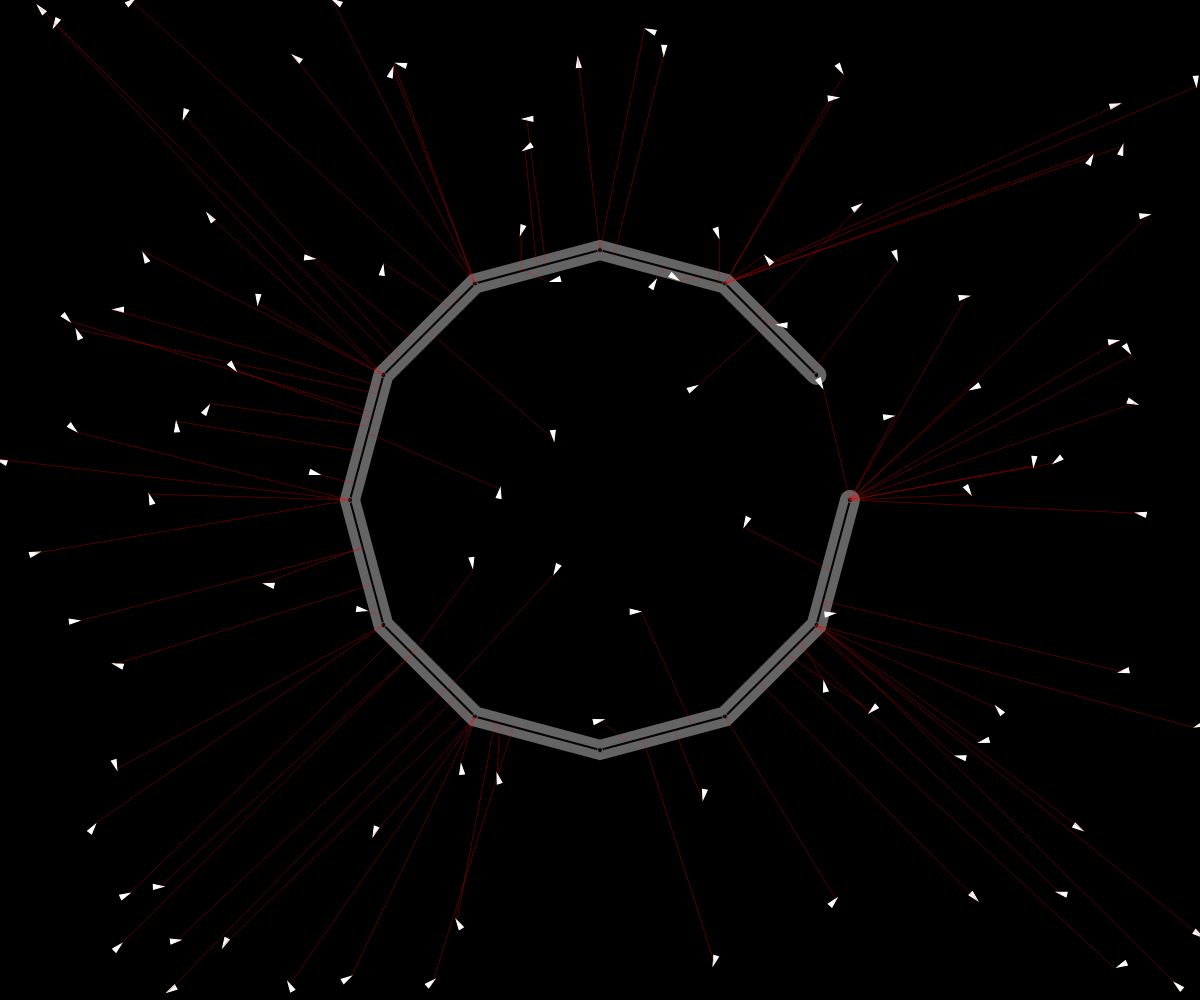
Frame 1 (no input)
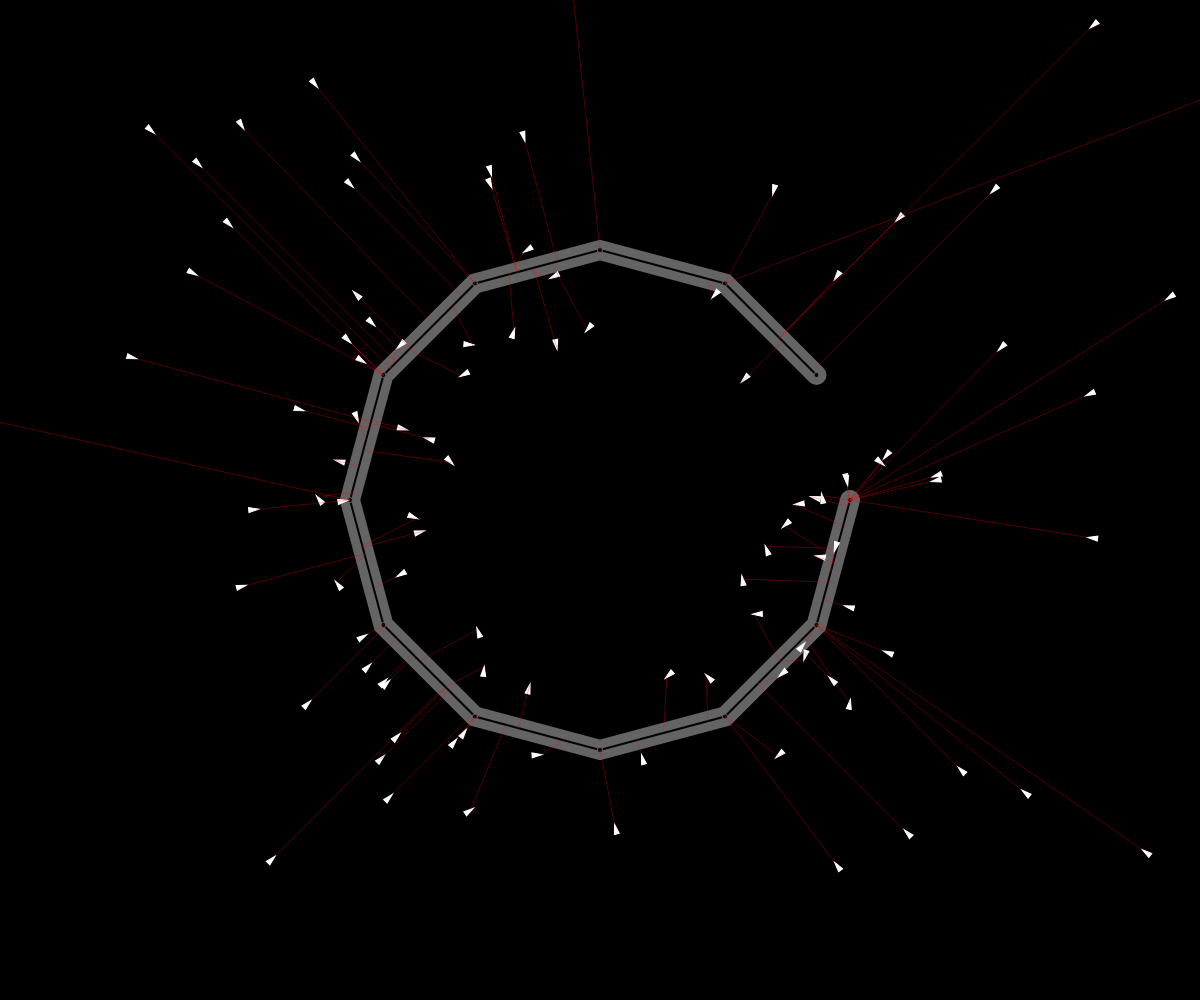
Frame 60 (no input)
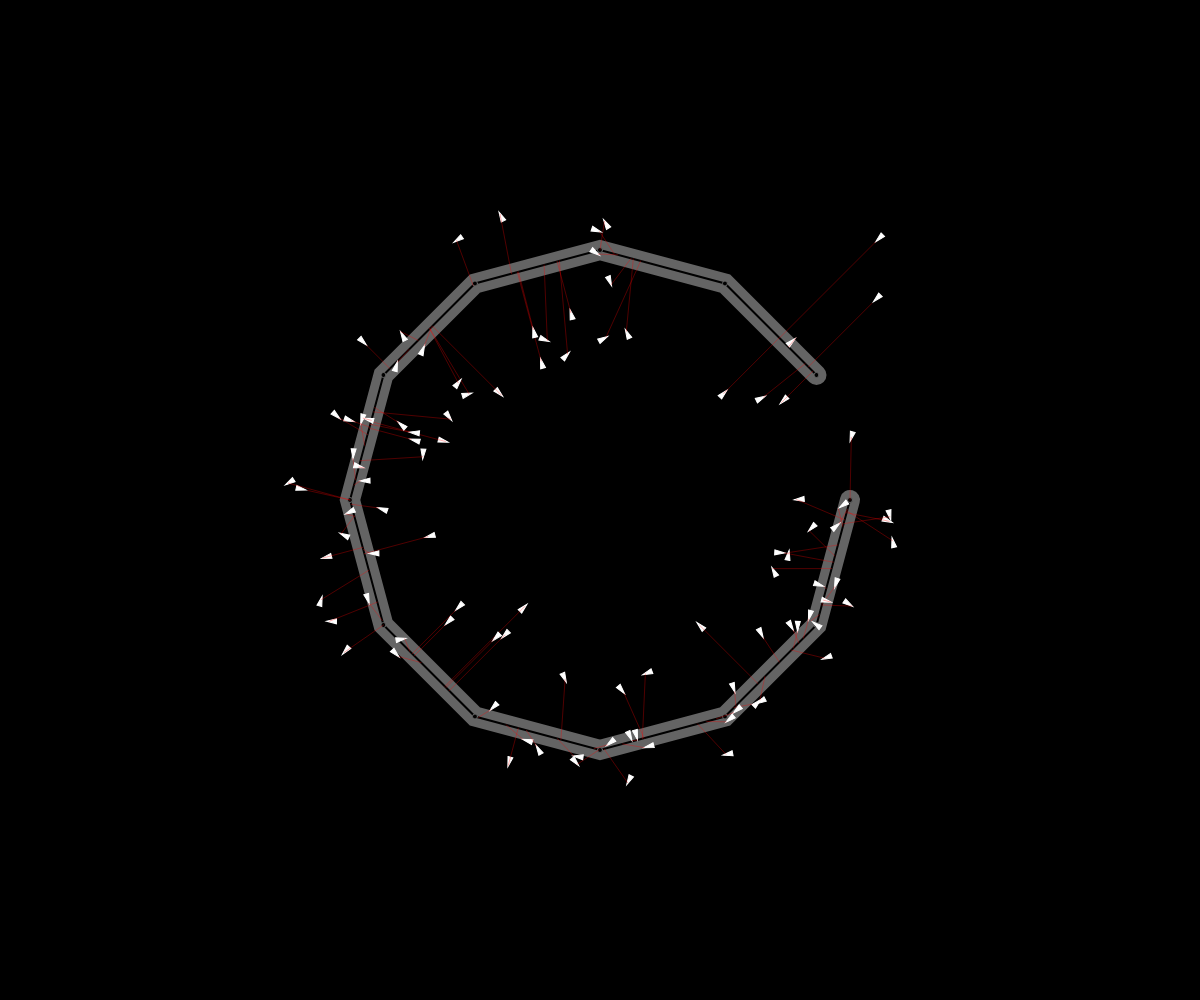
Frame 120 (the mouse pressed at the canvas centre since frame 60)

The p5.js sketch that drew these frames (run headless with seeded random() and noise() and a simulated clock; from frame 60 on, the mouse is pressed at the canvas centre):

// p5.js sketch
// ── sketch.js
var vehicles = [];
let paths ;
let MIN = innerWidth<innerHeight?innerWidth:innerHeight;
let i,x,y;
function setup() {
  createCanvas(innerWidth, innerHeight);
  angleMode(RADIANS);
  
  for(let i =0;i<MIN/10;i++){
    x = random(0,innerWidth);
    y = random(0,innerHeight);
    vehicles.push(new Vehicle(x,y))
  }
  paths = new Path(10);
  paths.path()
  document.body.addEventListener("click",()=>{
    paths.addPath(createVector(mouseX,mouseY))
  })
}

function draw() {
  background(0);
  paths.draw()
  for(i in vehicles){
    vehicles[i].update()
    vehicles[i].followPath(paths)
  }
}

// ── class.js
function normalPoint(loc,p1,p2){

    let a = p5.Vector.sub(loc,p1)
    let b = p5.Vector.sub(p2,p1)
    b.normalize();
    b.mult(a.dot(b));
    return p5.Vector.add(p1,b)
}
class Vehicle {
    constructor(x,y){
        this.pos = createVector(x,y);
        this.radius = 5;
        this.vel = p5.Vector.random2D();
        this.vel.setMag(random(1,8))
        this.acc = createVector(0,0);
        this.maxSpeed = random(5,7);
        this.maxSteer = 0.2;
    }
    applyForce(force){
        this.acc.add(force)
    }
    seek(target){
        let desire = p5.Vector.sub(target,this.pos);
        desire.normalize();
        desire.mult(this.maxSpeed);
        let steer = p5.Vector.sub(desire,this.vel);
        steer.limit(this.maxSteer);
        this.applyForce(steer)
    }
    followPath(paths){
        let predict = this.vel.copy();
        predict.normalize();
        predict.mult(20);
        predict = p5.Vector.add(this.pos,predict);
        
        let a,b,dis,normal,minNorm,minD = 1000,minPath;
        
        for(let i =0;i<paths.arr.length-1;i++){
            a = paths.arr[i];
            b = paths.arr[i+1]
            normal = normalPoint(predict,paths.arr[i],paths.arr[i+1])
            if(normal.x<min(a.x,b.x) || normal.x>max(a.x,b.x)){
                normal = a.copy();
            }
            dis = p5.Vector.dist(predict,normal);
            if(dis<minD || !minD){
                minD = dis;
                minNorm = normal;
                minPath = paths.arr[i+1].copy()
            }
        }
        
        push()
        stroke(255,0,0,80)
        line(this.pos.x,this.pos.y,minNorm.x,minNorm.y)
        pop()

        if(minD>paths.radius){
            this.seek(minNorm)
        }

    }
    draw(){
        push()
        stroke(255)
        fill(255)
        translate(this.pos)
        rotate(this.vel.heading()-radians(90))
        triangle(-this.radius/2,-this.radius,this.radius/2,-this.radius,0,this.radius);
        //circle(0,0,20);
        pop()
    }
    update(){
        //this.drawTrail();
        this.draw()
        this.vel.add(this.acc);
        this.pos.add(this.vel);
        this.acc.set(0,0);
    }
}

class Path{
    constructor(radius){
        this.radius = radius;
        this.arr = []
    }
    path(){
        let r = MIN/4;
        let center = createVector(innerWidth/2,innerHeight/2)
        for(let i = 0;i<PI*2;i+=PI/6){
            this.arr.push(p5.Vector.add(center,createVector(cos(i)*r,sin(i)*r)))
        }
    }
    addPath(point){
        this.arr.push(point)
        if(this.arr.length >10) this.arr.shift();
    }
    draw(){
        push()
        stroke(100)
        strokeWeight(this.radius*2);
        noFill()
        beginShape()
        for(let i =0;i<this.arr.length;i++){
            vertex(this.arr[i].x,this.arr[i].y)
        }
        endShape()
        stroke(0)
        strokeWeight(2);
        noFill()
        beginShape()
        for(let i =0;i<this.arr.length;i++){
            vertex(this.arr[i].x,this.arr[i].y)
        }
        endShape()
        stroke(100)
        strokeWeight(1)
        fill(0)
        for(let i =0;i<this.arr.length;i++){
            circle(this.arr[i].x,this.arr[i].y,5)
        }
        pop()
    }
}
